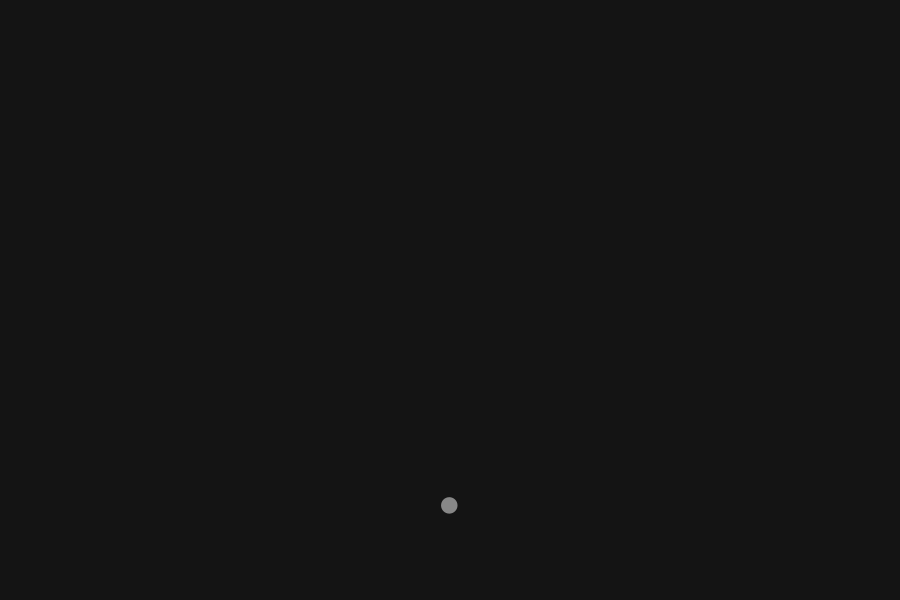
Frame 1 (no input)
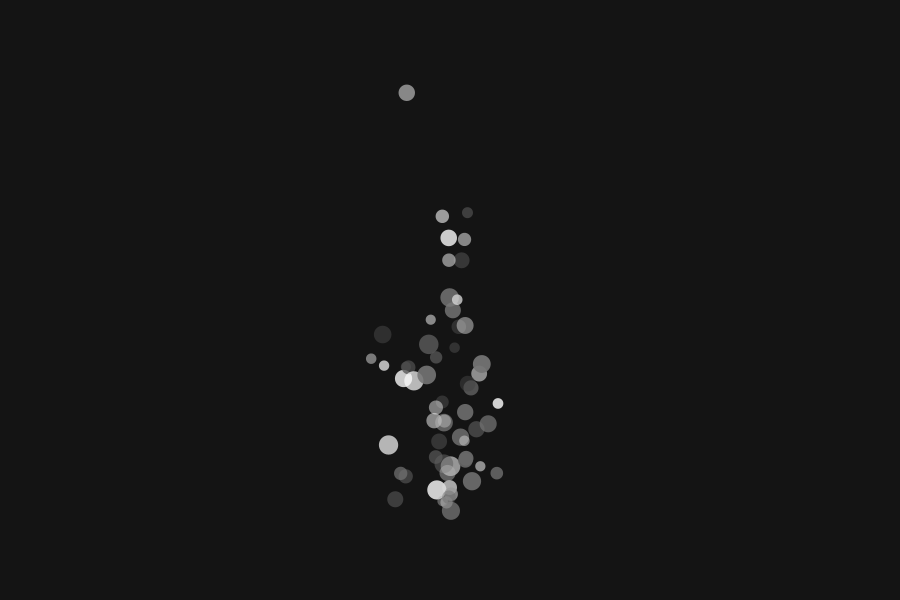
Frame 60 (the mouse pressed at the canvas centre just before this capture)
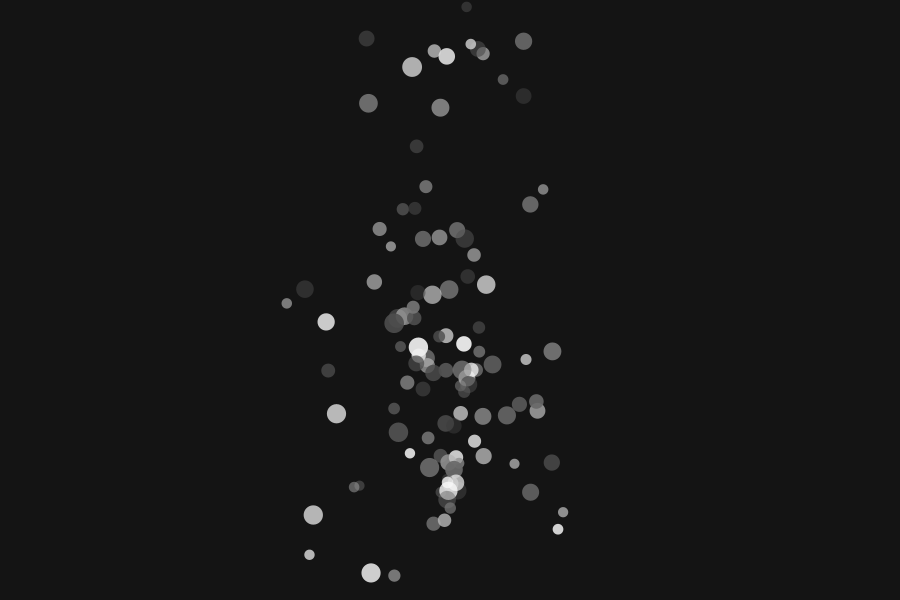
Frame 120 (the mouse held since frame 60 and released just before this capture)

The Processing sketch that drew these frames (run headless with seeded random() and noise(); from frame 60 on, the mouse is pressed at the canvas centre):

// Processing sketch: processing_138733
// ── processing_138733.pde

//Ball first, second;
int num=700;
Ball[] fountain = new Ball[num];
int k=0;
int i=0;
int j=0;


void setup(){
//  background(20);
  size(900,600);
  smooth();
  background(20);
//  first = new Ball(width/2,height*6/7,10,0,-3,.03,color(random(200)+55),random(150)+95);
}

void draw(){
  background(20);
  if(k<num){
    fountain[k] = new Ball(width/2,height*6/7,10+random(10),random(3)-1.5,-random(7)-2,random(10)/100+.03,color(random(200)+55),random(150)+95);
    k++;
  }
  else{  //inf fountain
    k=0;
    j=num;
  }
  for(i=0;i<j || i<k;i++){
    fountain[i].move();
    fountain[i].display();
  }
//  first.move();
//  first.display();
//  second.move();
//  second.display();
}

class Ball {
  float x,y;
  float diameter;
  float volX, volY;
  float acc;
  boolean alive = true;
  color c;
  float op;
  
  Ball(float initialX, float initialY, float initialDiameter, float initialVolX, float initialVolY, float initialAcc, color initialC, float initialOp){
    x=initialX;
    y=initialY;
    diameter=initialDiameter;
    volX=initialVolX;
    volY=initialVolY;
    acc=initialAcc;
    c=initialC;
    op=initialOp;
  }
  void move(){
    volY+=acc;
    x+=volX;
    y+=volY;
/*    if(x>width){
      volX=-volX;
    }
    */
    if(y>height+diameter){ //checking if off screen to delete
      alive = false;
    }
    
  }
  void display(){
    if(alive){
      noStroke();
      fill(c,op);
      ellipse(x,y,diameter,diameter);
    }
  }
}
